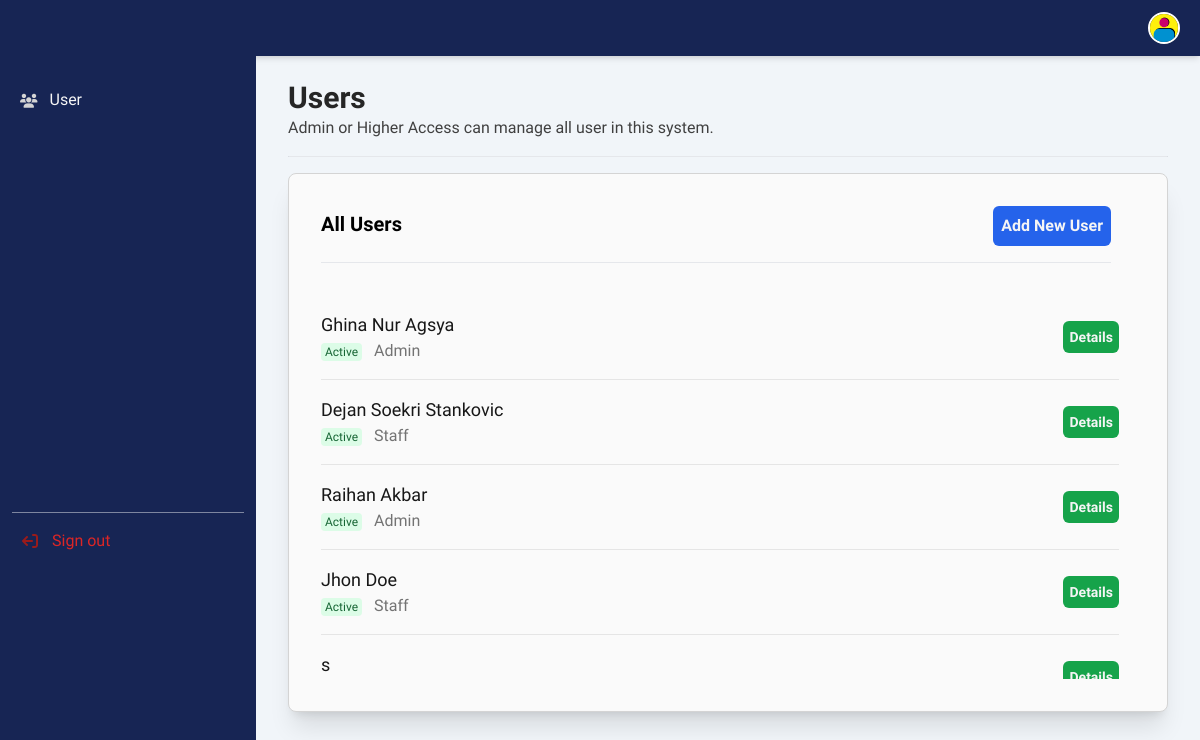
The page /user.php (signed in) on the database its author committed.
### tables this page shows
CREATE TABLE `menu` (
  `menu_id` int(11) NOT NULL,
  `menu_title` varchar(20) NOT NULL,
  `menu_url` varchar(100) NOT NULL,
  `menu_icon` varchar(255) NOT NULL,
  `menu_access` varchar(100) NOT NULL
);

CREATE TABLE `user` (
  `id` int(11) NOT NULL,
  `name` varchar(150) NOT NULL,
  `email` varchar(255) NOT NULL,
  `password` varchar(255) NOT NULL,
  `role_id` varchar(2) NOT NULL,
  `user_status` varchar(15) NOT NULL
);

CREATE TABLE `role` (
  `role_id` int(11) NOT NULL,
  `role_name` varchar(100) NOT NULL,
  `role_desc` text NOT NULL
);

### user.php (the view, shortened to what this page needs)
<?php
include_once 'conn.php';
?>
<!DOCTYPE html>
<html lang="en">
<head>
    <script src="https://cdn.tailwindcss.com"></script>
    <link href="https://cdnjs.cloudflare.com/ajax/libs/flowbite/2.3.0/flowbite.min.css" rel="stylesheet" />
    <link href="assets/css/custom.css" rel="stylesheet">
    <link rel="stylesheet" href="https://cdnjs.cloudflare.com/ajax/libs/font-awesome/6.5.2/css/all.min.css" />
</head>
<body class="bg-slate-100">
    <?php include '_navside.php' ?>
    <div class="p-4 sm:ml-64">
        <div class="p-4 mt-12">
            <div class="w-full">
                <h2 class="text-neutral-800 font-bold text-3xl">
                    Users
                </h2>
                <p class="text-neutral-700 font-medium">Admin or Higher Access can manage all user in this system.</p>
                <hr class="w-full bg-blue-950 rounded mt-4">
            </div>
            <div class="w-full">
                <div class="mt-4">
                    <div class="w-full p-4 bg-neutral-50 border border-neutral-300 rounded-lg shadow-xl sm:p-8">
                        <div class="flex items-center justify-between mb-4">
                            <div class="columns-1 md:columns-2 w-full">
                                <div class="w-full text-left">
                                    <h5 class="text-xl font-bold leading-none text-xl py-2"> All Users</h5>
                                </div>
                                <div class="w-full text-right pr-6">
                                    <button class="p-2 bg-blue-600 hover:bg-blue-700 text-neutral-100 rounded-md font-semibold sm:w-full md:w-fit" data-modal-target="add-user-modal" data-modal-toggle="add-user-modal">Add New User</button>
                                </div>
                            </div>
                        </div>
                        <hr class="pb-8 mr-6">
                        <div class="flow-root">
                            <ul role="list" class="divide-y divide-neutral-200 h-screen max-h-96 overflow-y-scroll pr-4">
                                <?php
                                include_once 'conn.php';
                                $query = mysqli_query($con, "SELECT * FROM user,role WHERE user.role_id=role.role_id AND user.role_id!=1 ORDER BY id ASC");
                                while ($user = mysqli_fetch_array($query)) {
                                ?>
                                    <li class="py-3 sm:py-4">
                                        <div class="flex items-center">
                                            <div class="flex-1 min-w-0">
                                                <p class="text-lg font-medium text-neutral-900 truncate">
                                                    <?= $user['name'] ?>
                                                </p>
                                                <p class="text-md text-neutral-500 truncate space-x-">
                                                    <?php
                                                    if ($user['user_status'] == 'Active') {
                                                        $color = 'green';
                                                    } else if ($user['user_status'] == 'Deactive') {
                                                        $color = 'red';
                                                    } else {
                                                        $color = 'neutral';
                                                    }
                                                    ?>
                                                    <span class="bg-<?= $color; ?>-100 text-<?= $color; ?>-800 text-xs font-medium me-2 px-1 py-0.5 rounded"><?= $user['user_status'] ?></span>
                                                    <span><?= $user['role_name'] ?></span>
                                                </p>
                                            </div>
                                            <div class="inline-flex items-center text-base font-semibold text-neutral-900 space-x-1">
                                                <a class="p-1.5 text-sm bg-green-600 hover:bg-green-700 text-neutral-100 rounded-md" href="user_details.php?i=<?= $user['id'] ?>">Details</a>
                                            </div>
                                        </div>
                                    </li>
                                <?php } ?>
                            </ul>
                        </div>
                    </div>
                </div>
            </div>
        </div>
    </div>
</body>
</html>

### _navside.php (shortened to what this page needs)
<nav class="fixed top-0 z-30 w-full bg-blue-950 shadow-md">
  <div class="px-3 py-3 lg:px-5 lg:pl-3">
    <div class="flex items-center justify-between">
      <div class="flex items-center justify-start rtl:justify-end">
        <a href="dashboard.php" class="flex ms-2 md:me-24">
          <p class="text-neutral-100 font-regular invisible md:visible">PRINT<span class="font-bold">MAX</span></p>
        </a>
      </div>
      <div class="flex items-center">
        <div class="flex items-center ms-3">
          <div>
            <button type="button" class="flex text-sm bg-gray-800 rounded-full focus:ring-4 focus:ring-gray-300" aria-expanded="false" data-dropdown-toggle="dropdown-user">
              <img class="w-8 h-8 rounded-full border-white border-2" src="assets/img/system/avatar.png" alt="user photo">
            </button>
          </div>
        </div>
      </div>
    </div>
  </div>
</nav>
<aside id="logo-sidebar" class="fixed top-0 left-0 z-40 w-64 h-screen pt-20 transition-transform -translate-x-full bg-blue-950 sm:translate-x-0" aria-label="Sidebar">
  <div class="h-full px-3 pb-4 overflow-y-auto bg-blue-950">
    <ul class="space-y-2 font-regular">
      <?php
      include_once 'conn.php';
      $role_id = $_SESSION['role_id'];
      $query = mysqli_query($con, "SELECT * FROM menu WHERE menu_access LIKE '%$role_id%'");
      while ($menus = mysqli_fetch_array($query)) {
      ?>
        <li class="hover:bg-neutral-950 rounded-lg hover:opacity-50">
          <a href="<?= $menus['menu_url']; ?>" class="flex items-center p-2 text-neutral-100 rounded-lg font-medium">
            <i class="fa <?= $menus['menu_icon']; ?> fa-sm fa-fw text-neutral-300"></i>
            <span class="ms-3 ml-2"><?= $menus['menu_title']; ?></span>
          </a>
        </li>
      <?php } ?>
      <li class="pt-96">
        <hr class="opacity-50">
      </li>
      <li class="hover:bg-neutral-950 rounded-lg hover:opacity-50">
        <a href="signout.php" class="flex items-center p-2 text-red-600 rounded-lg">
          <i class="fa fa-sign-out fa-rotate-180 fa-md fa-fw text-red-800"></i>
          <span class="ms-3 ml-2">Sign out</span>
        </a>
      </li>
    </ul>
  </div>
</aside>

### assets/css/custom.css (style rules this page uses)
body { font-family: "Quicksand", sans-serif; font-optical-sizing: auto; }

### rows shown on the page
menu: menu_title "User"
user: name "Ghina Nur Agsya", user_status "Active", role.role_name "Admin"
user: name "Dejan Soekri Stankovic", user_status "Active", role.role_name "Staff"
user: name "Raihan Akbar", user_status "Active", role.role_name "Admin"
user: name "Jhon Doe", user_status "Active", role.role_name "Staff"
user: name "s"
